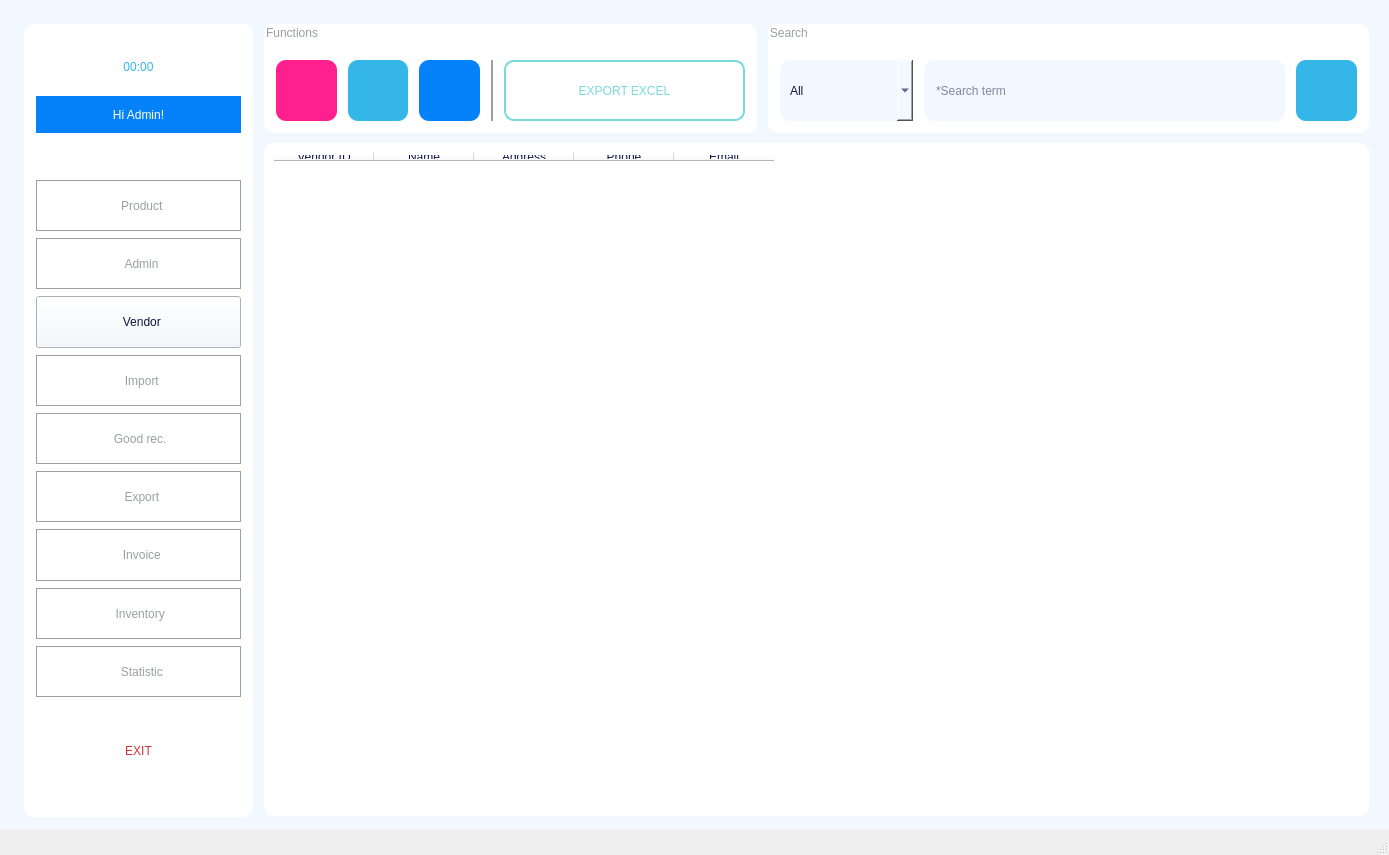
<?xml version="1.0" encoding="UTF-8"?>
<ui version="4.0">
 <class>MainWindowVendor</class>
 <widget class="QMainWindow" name="MainWindowVendor">
  <property name="geometry">
   <rect>
    <x>0</x>
    <y>0</y>
    <width>1389</width>
    <height>855</height>
   </rect>
  </property>
  <property name="maximumSize">
   <size>
    <width>1920</width>
    <height>1080</height>
   </size>
  </property>
  <property name="focusPolicy">
   <enum>Qt::NoFocus</enum>
  </property>
  <property name="windowTitle">
   <string>Vendor</string>
  </property>
  <property name="autoFillBackground">
   <bool>false</bool>
  </property>
  <property name="toolButtonStyle">
   <enum>Qt::ToolButtonTextUnderIcon</enum>
  </property>
  <property name="animated">
   <bool>false</bool>
  </property>
  <widget class="QWidget" name="centralwidget">
   <widget class="QLabel" name="label">
    <property name="geometry">
     <rect>
      <x>24</x>
      <y>24</y>
      <width>229</width>
      <height>793</height>
     </rect>
    </property>
    <property name="styleSheet">
     <string notr="true">border-radius: 10px;
background-color: rgb(255, 255, 255);</string>
    </property>
    <property name="text">
     <string/>
    </property>
   </widget>
   <widget class="QWidget" name="verticalLayoutWidget">
    <property name="geometry">
     <rect>
      <x>36</x>
      <y>180</y>
      <width>205</width>
      <height>517</height>
     </rect>
    </property>
    <layout class="QVBoxLayout" name="verticalLayout">
     <property name="spacing">
      <number>7</number>
     </property>
     <item>
      <widget class="QPushButton" name="pushButtonProduct_2">
       <property name="maximumSize">
        <size>
         <width>16777215</width>
         <height>60</height>
        </size>
       </property>
       <property name="toolTipDuration">
        <number>-1</number>
       </property>
       <property name="layoutDirection">
        <enum>Qt::LeftToRight</enum>
       </property>
       <property name="autoFillBackground">
        <bool>false</bool>
       </property>
       <property name="styleSheet">
        <string notr="true">font: 63 12pt &quot;Montserrat SemiBold&quot;;
background-color: rgb(255, 255, 255);
border: 1px solid #9b9fa2;
color: rgb(155, 159, 162);</string>
       </property>
       <property name="text">
        <string>  Product</string>
       </property>
       <property name="icon">
        <iconset>
         <normaloff>C:/Users/admin/RESOURCE/ICON/album2.png</normaloff>C:/Users/admin/RESOURCE/ICON/album2.png</iconset>
       </property>
       <property name="iconSize">
        <size>
         <width>32</width>
         <height>32</height>
        </size>
       </property>
      </widget>
     </item>
     <item>
      <widget class="QPushButton" name="pushButtonAdmin">
       <property name="maximumSize">
        <size>
         <width>16777215</width>
         <height>60</height>
        </size>
       </property>
       <property name="toolTipDuration">
        <number>-1</number>
       </property>
       <property name="layoutDirection">
        <enum>Qt::LeftToRight</enum>
       </property>
       <property name="autoFillBackground">
        <bool>false</bool>
       </property>
       <property name="styleSheet">
        <string notr="true">font: 63 12pt &quot;Montserrat SemiBold&quot;;
background-color: rgb(255, 255, 255);
border: 1px solid #9b9fa2;
color: rgb(155, 159, 162);</string>
       </property>
       <property name="text">
        <string>  Admin</string>
       </property>
       <property name="icon">
        <iconset>
         <normaloff>C:/Users/admin/RESOURCE/ICON/adm2.png</normaloff>C:/Users/admin/RESOURCE/ICON/adm2.png</iconset>
       </property>
       <property name="iconSize">
        <size>
         <width>35</width>
         <height>35</height>
        </size>
       </property>
      </widget>
     </item>
     <item>
      <widget class="QPushButton" name="pushButtonVendor">
       <property name="maximumSize">
        <size>
         <width>16777215</width>
         <height>60</height>
        </size>
       </property>
       <property name="toolTipDuration">
        <number>-1</number>
       </property>
       <property name="layoutDirection">
        <enum>Qt::LeftToRight</enum>
       </property>
       <property name="autoFillBackground">
        <bool>false</bool>
       </property>
       <property name="styleSheet">
        <string notr="true">font: 63 12pt &quot;Montserrat SemiBold&quot;;
color: rgb(14, 23, 67);
background-color: rgb(242, 248, 255)</string>
       </property>
       <property name="text">
        <string>  Vendor</string>
       </property>
       <property name="icon">
        <iconset>
         <normaloff>C:/Users/admin/RESOURCE/ICON/vendor2.png</normaloff>C:/Users/admin/RESOURCE/ICON/vendor2.png</iconset>
       </property>
       <property name="iconSize">
        <size>
         <width>32</width>
         <height>32</height>
        </size>
       </property>
      </widget>
     </item>
     <item>
      <widget class="QPushButton" name="pushButtonImport">
       <property name="maximumSize">
        <size>
         <width>16777215</width>
         <height>60</height>
        </size>
       </property>
       <property name="contextMenuPolicy">
        <enum>Qt::DefaultContextMenu</enum>
       </property>
       <property name="toolTipDuration">
        <number>0</number>
       </property>
       <property name="layoutDirection">
        <enum>Qt::LeftToRight</enum>
       </property>
       <property name="autoFillBackground">
        <bool>false</bool>
       </property>
       <property name="styleSheet">
        <string notr="true">font: 63 12pt &quot;Montserrat SemiBold&quot;;
background-color: rgb(255, 255, 255);
border: 1px solid #9b9fa2;
color: rgb(155, 159, 162);</string>
       </property>
       <property name="text">
        <string>  Import</string>
       </property>
       <property name="icon">
        <iconset>
         <normaloff>C:/Users/admin/RESOURCE/ICON/import.png</normaloff>C:/Users/admin/RESOURCE/ICON/import.png</iconset>
       </property>
       <property name="iconSize">
        <size>
         <width>30</width>
         <height>30</height>
        </size>
       </property>
      </widget>
     </item>
     <item>
      <widget class="QPushButton" name="pushButtonReceipt">
       <property name="maximumSize">
        <size>
         <width>16777215</width>
         <height>60</height>
        </size>
       </property>
       <property name="contextMenuPolicy">
        <enum>Qt::DefaultContextMenu</enum>
       </property>
       <property name="toolTipDuration">
        <number>0</number>
       </property>
       <property name="layoutDirection">
        <enum>Qt::LeftToRight</enum>
       </property>
       <property name="autoFillBackground">
        <bool>false</bool>
       </property>
       <property name="styleSheet">
        <string notr="true">font: 63 12pt &quot;Montserrat SemiBold&quot;;
background-color: rgb(255, 255, 255);
border: 1px solid #9b9fa2;
color: rgb(155, 159, 162);</string>
       </property>
       <property name="text">
        <string> Good rec.</string>
       </property>
       <property name="icon">
        <iconset>
         <normaloff>C:/Users/admin/RESOURCE/ICON/doc.png</normaloff>C:/Users/admin/RESOURCE/ICON/doc.png</iconset>
       </property>
       <property name="iconSize">
        <size>
         <width>35</width>
         <height>35</height>
        </size>
       </property>
      </widget>
     </item>
     <item>
      <widget class="QPushButton" name="pushButtonExport">
       <property name="maximumSize">
        <size>
         <width>16777215</width>
         <height>60</height>
        </size>
       </property>
       <property name="contextMenuPolicy">
        <enum>Qt::DefaultContextMenu</enum>
       </property>
       <property name="toolTipDuration">
        <number>0</number>
       </property>
       <property name="layoutDirection">
        <enum>Qt::LeftToRight</enum>
       </property>
       <property name="autoFillBackground">
        <bool>false</bool>
       </property>
       <property name="styleSheet">
        <string notr="true">font: 63 12pt &quot;Montserrat SemiBold&quot;;
background-color: rgb(255, 255, 255);
border: 1px solid #9b9fa2;
color: rgb(155, 159, 162);</string>
       </property>
       <property name="text">
        <string>  Export</string>
       </property>
       <property name="icon">
        <iconset>
         <normaloff>C:/Users/admin/RESOURCE/ICON/export.png</normaloff>C:/Users/admin/RESOURCE/ICON/export.png</iconset>
       </property>
       <property name="iconSize">
        <size>
         <width>30</width>
         <height>30</height>
        </size>
       </property>
      </widget>
     </item>
     <item>
      <widget class="QPushButton" name="pushButtonInvoice">
       <property name="maximumSize">
        <size>
         <width>16777215</width>
         <height>60</height>
        </size>
       </property>
       <property name="contextMenuPolicy">
        <enum>Qt::DefaultContextMenu</enum>
       </property>
       <property name="toolTipDuration">
        <number>0</number>
       </property>
       <property name="layoutDirection">
        <enum>Qt::LeftToRight</enum>
       </property>
       <property name="autoFillBackground">
        <bool>false</bool>
       </property>
       <property name="styleSheet">
        <string notr="true">font: 63 12pt &quot;Montserrat SemiBold&quot;;
background-color: rgb(255, 255, 255);
border: 1px solid #9b9fa2;
color: rgb(155, 159, 162);</string>
       </property>
       <property name="text">
        <string>  Invoice</string>
       </property>
       <property name="icon">
        <iconset>
         <normaloff>C:/Users/admin/RESOURCE/ICON/doc.png</normaloff>C:/Users/admin/RESOURCE/ICON/doc.png</iconset>
       </property>
       <property name="iconSize">
        <size>
         <width>35</width>
         <height>35</height>
        </size>
       </property>
      </widget>
     </item>
     <item>
      <widget class="QPushButton" name="pushButtonInventory">
       <property name="maximumSize">
        <size>
         <width>16777215</width>
         <height>60</height>
        </size>
       </property>
       <property name="contextMenuPolicy">
        <enum>Qt::DefaultContextMenu</enum>
       </property>
       <property name="toolTipDuration">
        <number>0</number>
       </property>
       <property name="layoutDirection">
        <enum>Qt::LeftToRight</enum>
       </property>
       <property name="autoFillBackground">
        <bool>false</bool>
       </property>
       <property name="styleSheet">
        <string notr="true">font: 63 12pt &quot;Montserrat SemiBold&quot;;
background-color: rgb(255, 255, 255);
border: 1px solid #9b9fa2;
color: rgb(155, 159, 162);</string>
       </property>
       <property name="text">
        <string> Inventory</string>
       </property>
       <property name="icon">
        <iconset>
         <normaloff>C:/Users/admin/RESOURCE/ICON/inventory.png</normaloff>C:/Users/admin/RESOURCE/ICON/inventory.png</iconset>
       </property>
       <property name="iconSize">
        <size>
         <width>30</width>
         <height>30</height>
        </size>
       </property>
      </widget>
     </item>
     <item>
      <widget class="QPushButton" name="pushButtonStatistic">
       <property name="maximumSize">
        <size>
         <width>16777215</width>
         <height>60</height>
        </size>
       </property>
       <property name="contextMenuPolicy">
        <enum>Qt::DefaultContextMenu</enum>
       </property>
       <property name="toolTipDuration">
        <number>0</number>
       </property>
       <property name="layoutDirection">
        <enum>Qt::LeftToRight</enum>
       </property>
       <property name="autoFillBackground">
        <bool>false</bool>
       </property>
       <property name="styleSheet">
        <string notr="true">font: 63 12pt &quot;Montserrat SemiBold&quot;;
background-color: rgb(255, 255, 255);
border: 1px solid #9b9fa2;
color: rgb(155, 159, 162);</string>
       </property>
       <property name="text">
        <string>  Statistic</string>
       </property>
       <property name="icon">
        <iconset>
         <normaloff>C:/Users/admin/RESOURCE/ICON/statis.png</normaloff>C:/Users/admin/RESOURCE/ICON/statis.png</iconset>
       </property>
       <property name="iconSize">
        <size>
         <width>32</width>
         <height>32</height>
        </size>
       </property>
      </widget>
     </item>
    </layout>
   </widget>
   <widget class="QGroupBox" name="groupBox">
    <property name="geometry">
     <rect>
      <x>264</x>
      <y>24</y>
      <width>493</width>
      <height>109</height>
     </rect>
    </property>
    <property name="styleSheet">
     <string notr="true">padding: 5px;
border-radius: 10px;
color: rgb(155, 159, 162);
background-color: rgb(255, 255, 255);
font: 25 10pt &quot;Montserrat Light&quot;;</string>
    </property>
    <property name="title">
     <string>Functions</string>
    </property>
    <widget class="QWidget" name="horizontalLayoutWidget">
     <property name="geometry">
      <rect>
       <x>12</x>
       <y>36</y>
       <width>217</width>
       <height>61</height>
      </rect>
     </property>
     <layout class="QHBoxLayout" name="horizontalLayout">
      <property name="spacing">
       <number>11</number>
      </property>
      <item>
       <widget class="QPushButton" name="pushButtonNew">
        <property name="maximumSize">
         <size>
          <width>100</width>
          <height>100</height>
         </size>
        </property>
        <property name="toolTip">
         <string>&lt;html&gt;&lt;head/&gt;&lt;body&gt;&lt;p&gt;&lt;span style=&quot; font-size:12pt; color:#ff2090;&quot;&gt;New&lt;/span&gt;&lt;/p&gt;&lt;/body&gt;&lt;/html&gt;</string>
        </property>
        <property name="toolTipDuration">
         <number>-1</number>
        </property>
        <property name="styleSheet">
         <string notr="true">QPushButton {
    background-color: #FF2090; /* Màu nền mặc định */

    border-radius: 10px; 
    padding: 5px;

}

QPushButton:hover {
    background-color: #FFA2D1; /* Màu khi di chuột */  
}

QPushButton:pressed {
    background-color: #FF2090; /* Màu khi nhấn */
}

QPushButton:focus {
    border: 5px solid #FFA2D1; /* Viền khi nút được focus */ 
}
</string>
        </property>
        <property name="text">
         <string/>
        </property>
        <property name="icon">
         <iconset>
          <normaloff>C:/Users/admin/RESOURCE/ICON/new.png</normaloff>C:/Users/admin/RESOURCE/ICON/new.png</iconset>
        </property>
        <property name="iconSize">
         <size>
          <width>32</width>
          <height>32</height>
         </size>
        </property>
       </widget>
      </item>
      <item>
       <widget class="QPushButton" name="pushButtonEdit">
        <property name="maximumSize">
         <size>
          <width>100</width>
          <height>100</height>
         </size>
        </property>
        <property name="toolTip">
         <string>&lt;html&gt;&lt;head/&gt;&lt;body&gt;&lt;p&gt;&lt;span style=&quot; font-size:12pt; color:#35b6e8;&quot;&gt;Edit&lt;/span&gt;&lt;/p&gt;&lt;/body&gt;&lt;/html&gt;</string>
        </property>
        <property name="styleSheet">
         <string notr="true">QPushButton {
    background-color: #35B6E8; /* Màu nền mặc định */

    border-radius: 10px; 
    padding: 5px;

}

QPushButton:hover {
    background-color: #A3E3FC; /* Màu khi di chuột */  

}

QPushButton:pressed {
    background-color: #35B6E8; /* Màu khi nhấn */
}

QPushButton:focus {
    border: 5px solid #A3E3FC; /* Viền khi nút được focus */ 
}
</string>
        </property>
        <property name="text">
         <string/>
        </property>
        <property name="icon">
         <iconset>
          <normaloff>C:/Users/admin/RESOURCE/ICON/edit.png</normaloff>C:/Users/admin/RESOURCE/ICON/edit.png</iconset>
        </property>
        <property name="iconSize">
         <size>
          <width>32</width>
          <height>32</height>
         </size>
        </property>
       </widget>
      </item>
      <item>
       <widget class="QPushButton" name="pushButtonDelete">
        <property name="maximumSize">
         <size>
          <width>100</width>
          <height>100</height>
         </size>
        </property>
        <property name="toolTip">
         <string>&lt;html&gt;&lt;head/&gt;&lt;body&gt;&lt;p&gt;&lt;span style=&quot; font-size:12pt; color:#0581f9;&quot;&gt;Delete&lt;/span&gt;&lt;/p&gt;&lt;/body&gt;&lt;/html&gt;</string>
        </property>
        <property name="styleSheet">
         <string notr="true">QPushButton {
    background-color: #0581F9; /* Màu nền mặc định */

    border-radius: 10px; 
    padding: 5px;

}

QPushButton:hover {
    background-color: #87C4FF; /* Màu khi di chuột */  

}

QPushButton:pressed {
    background-color: #0581F9; /* Màu khi nhấn */
}

QPushButton:focus {
    border: 5px solid #87C4FF; /* Viền khi nút được focus */ 
}
</string>
        </property>
        <property name="text">
         <string/>
        </property>
        <property name="icon">
         <iconset>
          <normaloff>C:/Users/admin/RESOURCE/ICON/delete.png</normaloff>C:/Users/admin/RESOURCE/ICON/delete.png</iconset>
        </property>
        <property name="iconSize">
         <size>
          <width>32</width>
          <height>32</height>
         </size>
        </property>
       </widget>
      </item>
      <item>
       <widget class="QLabel" name="label_3">
        <property name="maximumSize">
         <size>
          <width>2</width>
          <height>16777215</height>
         </size>
        </property>
        <property name="styleSheet">
         <string notr="true">background-color: rgb(155, 159, 162);</string>
        </property>
        <property name="text">
         <string/>
        </property>
       </widget>
      </item>
     </layout>
    </widget>
    <widget class="QPushButton" name="pushButtonExcel">
     <property name="geometry">
      <rect>
       <x>240</x>
       <y>36</y>
       <width>241</width>
       <height>61</height>
      </rect>
     </property>
     <property name="styleSheet">
      <string notr="true">QPushButton {
    background-color: #FFFFFF; /* Màu nền mặc định */
    border-radius: 10px; 
	border: 2px solid #79DADC;
    padding: 5px;
	color: #79DADC;
	font: 63 12pt &quot;Montserrat SemiBold&quot;;
}

QPushButton:hover {
    background-color: #79DADC; /* Màu khi di chuột */  
	color: #FFFFFF;
	border: 2px solid #FFFFFF;
}

QPushButton:pressed {
    background-color: #FFFFFF; /* Màu khi nhấn */
}

QPushButton:focus {
    background-color: #79DADC; /* Màu khi di chuột */  
	border:5px solid #B4EDEE;
	color: #FFFFFF;

}
</string>
     </property>
     <property name="text">
      <string>EXPORT EXCEL</string>
     </property>
     <property name="icon">
      <iconset>
       <normaloff>C:/Users/admin/RESOURCE/ICON/exc.png</normaloff>C:/Users/admin/RESOURCE/ICON/exc.png</iconset>
     </property>
     <property name="iconSize">
      <size>
       <width>70</width>
       <height>70</height>
      </size>
     </property>
    </widget>
   </widget>
   <widget class="QLabel" name="label_2">
    <property name="geometry">
     <rect>
      <x>0</x>
      <y>-12</y>
      <width>1393</width>
      <height>841</height>
     </rect>
    </property>
    <property name="styleSheet">
     <string notr="true">background-color: rgb(242, 248, 255);</string>
    </property>
    <property name="text">
     <string/>
    </property>
   </widget>
   <widget class="QGroupBox" name="groupBox_2">
    <property name="geometry">
     <rect>
      <x>768</x>
      <y>24</y>
      <width>601</width>
      <height>109</height>
     </rect>
    </property>
    <property name="styleSheet">
     <string notr="true">padding: 5px;
border-radius: 10px;
color: rgb(155, 159, 162);
background-color: rgb(255, 255, 255);
font: 25 10pt &quot;Montserrat Light&quot;;</string>
    </property>
    <property name="title">
     <string>Search </string>
    </property>
    <widget class="QLineEdit" name="lineEdit">
     <property name="geometry">
      <rect>
       <x>156</x>
       <y>36</y>
       <width>361</width>
       <height>61</height>
      </rect>
     </property>
     <property name="styleSheet">
      <string notr="true">background-color: rgb(242, 248, 255);
color: rgb(14, 23, 67);
font: 57 12pt &quot;Montserrat Medium&quot;;
padding: 10px;</string>
     </property>
     <property name="text">
      <string/>
     </property>
     <property name="placeholderText">
      <string>*Search term</string>
     </property>
    </widget>
    <widget class="QPushButton" name="pushButton">
     <property name="geometry">
      <rect>
       <x>528</x>
       <y>36</y>
       <width>61</width>
       <height>61</height>
      </rect>
     </property>
     <property name="maximumSize">
      <size>
       <width>100</width>
       <height>100</height>
      </size>
     </property>
     <property name="styleSheet">
      <string notr="true">QPushButton {
    background-color: #35B6E8; /* Màu nền mặc định */
    border-radius: 10px; 
    padding: 5px;

}

QPushButton:hover {
    background-color: #8EDAF8; /* Màu khi di chuột */  

}

QPushButton:pressed {
    background-color: #35B6E8; /* Màu khi nhấn */
}

QPushButton:focus {
    border: 5px solid #8EDAF8; /* Viền khi nút được focus */ 
}
</string>
     </property>
     <property name="text">
      <string/>
     </property>
     <property name="icon">
      <iconset>
       <normaloff>C:/Users/admin/RESOURCE/ICON/search.png</normaloff>C:/Users/admin/RESOURCE/ICON/search.png</iconset>
     </property>
     <property name="iconSize">
      <size>
       <width>25</width>
       <height>25</height>
      </size>
     </property>
    </widget>
    <widget class="QComboBox" name="comboBox">
     <property name="geometry">
      <rect>
       <x>12</x>
       <y>36</y>
       <width>133</width>
       <height>61</height>
      </rect>
     </property>
     <property name="styleSheet">
      <string notr="true">background-color: rgb(242, 248, 255);
color: rgb(14, 23, 67);
font: 57 12pt &quot;Montserrat Medium&quot;;
padding: 10px;</string>
     </property>
     <property name="editable">
      <bool>false</bool>
     </property>
     <property name="currentText">
      <string>All</string>
     </property>
     <property name="sizeAdjustPolicy">
      <enum>QComboBox::AdjustToContentsOnFirstShow</enum>
     </property>
     <item>
      <property name="text">
       <string>All</string>
      </property>
     </item>
     <item>
      <property name="text">
       <string>Vendor ID</string>
      </property>
     </item>
     <item>
      <property name="text">
       <string>Name </string>
      </property>
     </item>
    </widget>
   </widget>
   <widget class="QTableWidget" name="tableWidget">
    <property name="geometry">
     <rect>
      <x>264</x>
      <y>143</y>
      <width>1105</width>
      <height>673</height>
     </rect>
    </property>
    <property name="toolTip">
     <string/>
    </property>
    <property name="styleSheet">
     <string notr="true">padding: 5px;
border-radius: 10px;
color: rgb(14, 23, 67);
background-color: rgb(255, 255, 255);
font: 57 10pt &quot;Montserrat Medium&quot;;</string>
    </property>
    <column>
     <property name="text">
      <string>Vendor ID</string>
     </property>
    </column>
    <column>
     <property name="text">
      <string>Name</string>
     </property>
    </column>
    <column>
     <property name="text">
      <string>Address</string>
     </property>
    </column>
    <column>
     <property name="text">
      <string>Phone</string>
     </property>
    </column>
    <column>
     <property name="text">
      <string>Email</string>
     </property>
    </column>
   </widget>
   <widget class="QLabel" name="label_4">
    <property name="geometry">
     <rect>
      <x>36</x>
      <y>36</y>
      <width>205</width>
      <height>61</height>
     </rect>
    </property>
    <property name="styleSheet">
     <string notr="true">color: rgb(53, 182, 232);
font: 87 30pt &quot;Montserrat Black&quot;;</string>
    </property>
    <property name="text">
     <string>00:00</string>
    </property>
    <property name="alignment">
     <set>Qt::AlignCenter</set>
    </property>
   </widget>
   <widget class="QLabel" name="label_5">
    <property name="geometry">
     <rect>
      <x>36</x>
      <y>96</y>
      <width>205</width>
      <height>37</height>
     </rect>
    </property>
    <property name="styleSheet">
     <string notr="true">color: rgb(255, 255, 255);
font: 63 15pt &quot;Montserrat SemiBold&quot;;
background-color: rgb(5, 129, 249);</string>
    </property>
    <property name="text">
     <string>Hi Admin!</string>
    </property>
    <property name="alignment">
     <set>Qt::AlignCenter</set>
    </property>
   </widget>
   <widget class="QPushButton" name="pushButton_2">
    <property name="geometry">
     <rect>
      <x>60</x>
      <y>720</y>
      <width>157</width>
      <height>61</height>
     </rect>
    </property>
    <property name="styleSheet">
     <string notr="true">QPushButton {
    background-color: #FFFFFF; /* Màu nền mặc định */
	color: #D23435;
	font: 8120 17pt &quot;Montserrat Bold&quot;;
    border-radius: 10px; 
    padding: 5px;

}

QPushButton:hover {
	border: 2px solid #D23435;
}

QPushButton:pressed {
    background-color: #D23435; /* Màu khi nhấn */
}

QPushButton:focus {
	border: 2px solid #D23435;
}
</string>
    </property>
    <property name="text">
     <string>EXIT</string>
    </property>
    <property name="icon">
     <iconset>
      <normaloff>C:/Users/admin/RESOURCE/ICON/turnoff.png</normaloff>C:/Users/admin/RESOURCE/ICON/turnoff.png</iconset>
    </property>
    <property name="iconSize">
     <size>
      <width>35</width>
      <height>35</height>
     </size>
    </property>
   </widget>
   <zorder>label_2</zorder>
   <zorder>label</zorder>
   <zorder>verticalLayoutWidget</zorder>
   <zorder>groupBox</zorder>
   <zorder>groupBox_2</zorder>
   <zorder>tableWidget</zorder>
   <zorder>label_4</zorder>
   <zorder>label_5</zorder>
   <zorder>pushButton_2</zorder>
  </widget>
  <widget class="QMenuBar" name="menubar">
   <property name="geometry">
    <rect>
     <x>0</x>
     <y>0</y>
     <width>1389</width>
     <height>26</height>
    </rect>
   </property>
  </widget>
  <widget class="QStatusBar" name="statusbar"/>
 </widget>
 <resources/>
 <connections/>
</ui>
